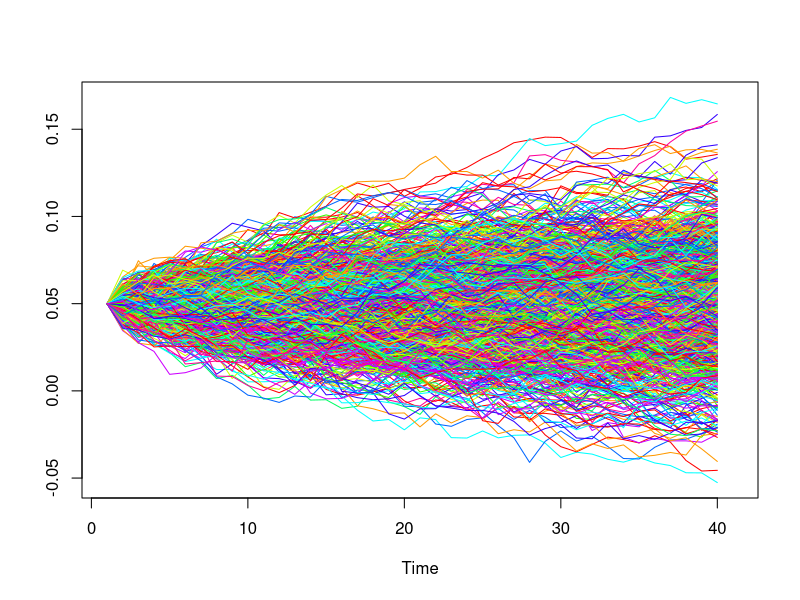
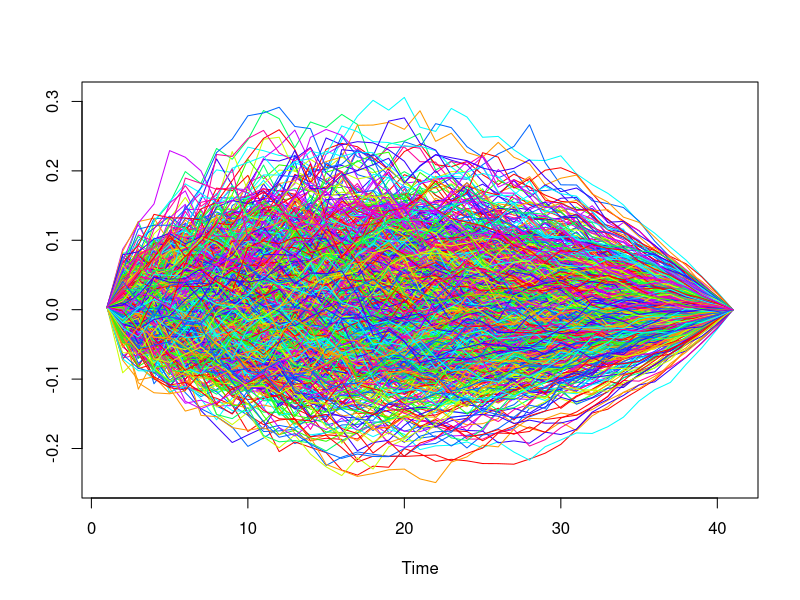
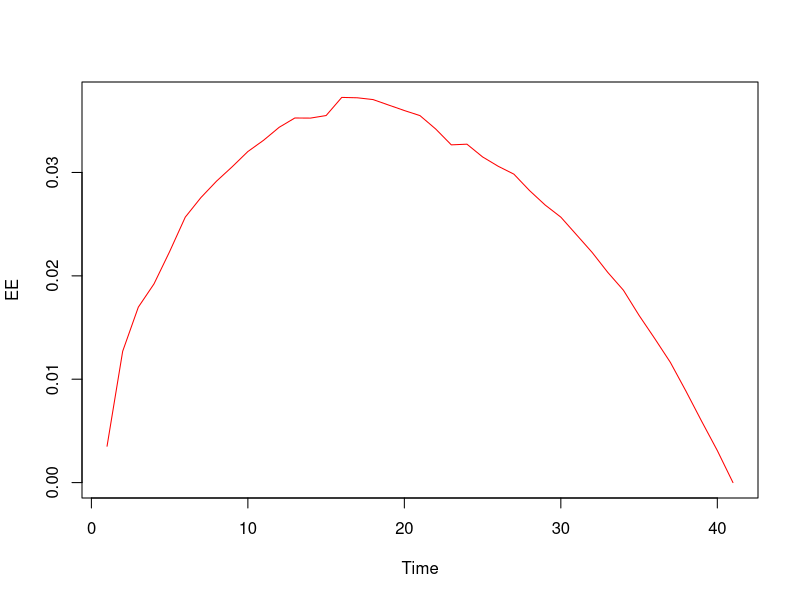
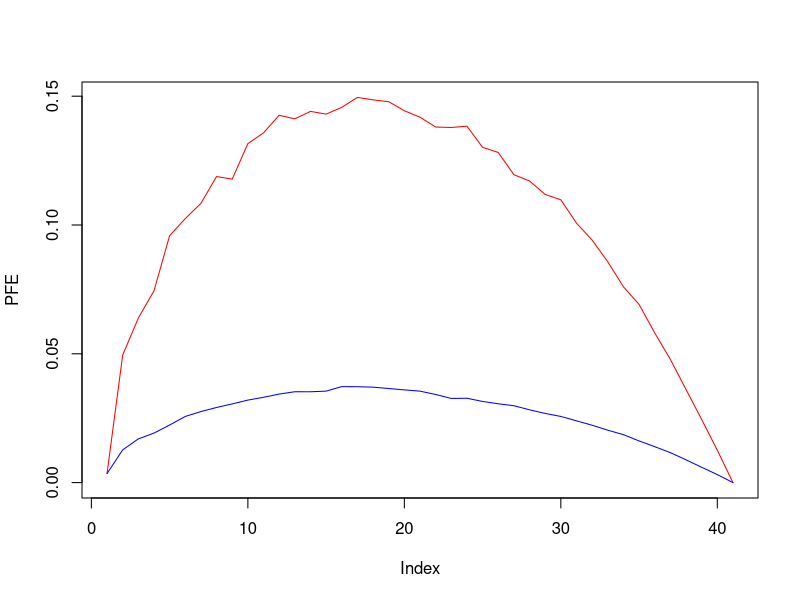

These charts were generated, in order, by the following R code:
## ---- chunk 1
knitr::opts_chunk$set(echo = TRUE)
## ---- chunk 2
r <- 0.05           # spot interest rate
a <- 0.1            # mean reversion velocity
b <- 0.05           # equilibrium
sigma <- 0.01       # volatility
swapRate <- 0.05    # swap rate
## ---- chunk 3
dt <- 90/360
step <- 40
nsim <- 1000
IR_model <- matrix(nrow = step + 1, ncol = nsim)
IR_model[1, 1:nsim] <- r
for (j in 1:nsim) {
    for (i in 2:step) {
        IR_model[i, j] <- IR_model[i - 1, j] + a * (b - r) * dt + rnorm(1) * sqrt(dt) * sigma
    }
}

ts.plot(IR_model, gpars = list(col=rainbow(10)))
## ---- chunk 4
time <- seq(from = 0, to = dt * step, by = dt)
B <- (1 - exp(-a * time[-1]))/a
A <- exp(((B - time[-1]) * (a^2 * b - sigma^2 / 2)) / a^2 - (sigma^2 * B^2 / (4 * a)))

fixed_leg <- matrix(nrow = step + 1, ncol = nsim)
floating_leg <- matrix(nrow = step + 1, ncol = nsim)
swapMtM <- matrix(nrow = step + 1, ncol = nsim)
for (j in 1:nsim) {
    df_matrix <- matrix(nrow = step, ncol = step)
    for (i in 1:step) {
        df_length <- step - i + 1
        df <- A[i] * exp(-B[i] * IR_model[1:df_length, j])
        length(df) <- step
        df_matrix[, i] <- df
    }
    
    df_sum <- apply(df_matrix, 1, sum, na.rm = TRUE)
    fixed_leg[, j] <- c(swapRate * df_sum * dt, 0)
    floating_leg[, j] <- c(1 - apply(df_matrix, 1, function(x) x[max(which(!is.na(x)))]), 0)
    swapMtM[, j] <- fixed_leg[, j] - floating_leg[, j]
}

ts.plot(swapMtM, gpars = list(col=rainbow(10)))
## ---- chunk 5
EE <- apply(swapMtM, 1, function(x) sum(x[which(x>0)]) / nsim)
ts.plot(EE, gpars = list(col=rainbow(10)))

distrMat <- t(apply(swapMtM, 1, sort))
PFE <- distrMat[, nsim * 0.95]

plot(PFE, type = "l", col = "red")
lines(EE, col = "blue")
